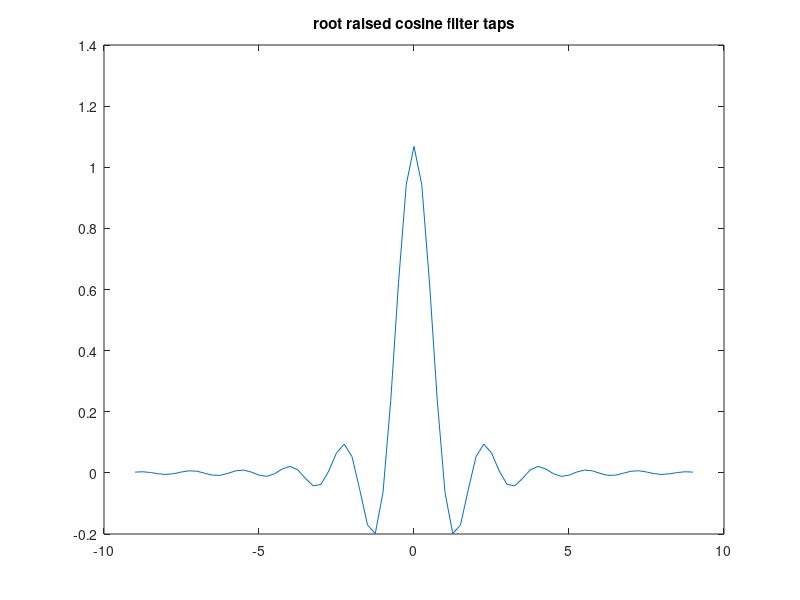
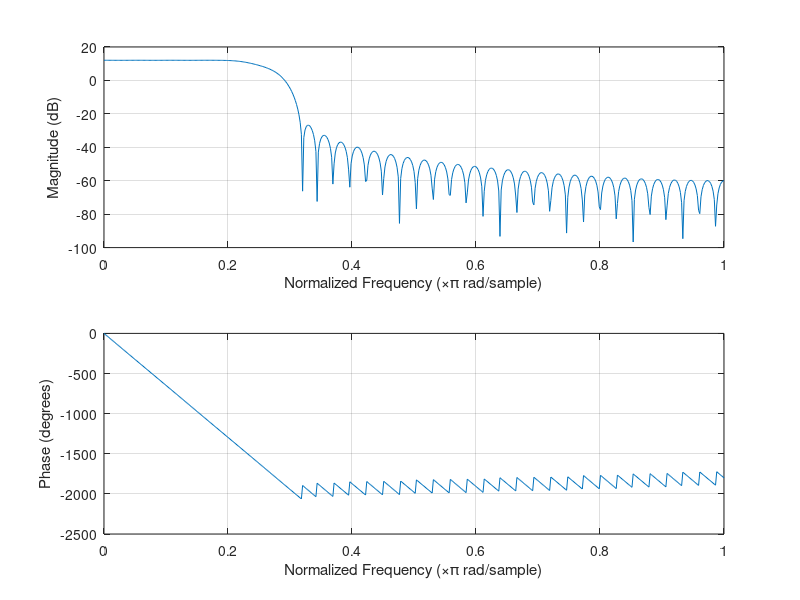

The MATLAB script that drew these images, in order:
clc;
clear all;
close all;

%Equation from https://en.wikipedia.org/wiki/Root-raised-cosine_filter

%Parameters
nb_sample = 2^10;
Fsymb = 1;
Fsamp = 4;
roll_off = 0.25;

%Init
Ts=1/Fsymb;
Tsamp=1/Fsamp;
t=(-9:Tsamp:9);

%Filter coefficients
h_zero = 1/Ts*(1+roll_off*(4/pi-1));
h_Ts_4_roll_off = roll_off/Ts/sqrt(2) * [(1+2/pi) * sin(pi/4/roll_off) + (1-2/pi) * cos(pi/4/roll_off)];
h= 1/Ts * (sin(pi*t/Ts*(1-roll_off)) + 4*roll_off*t/Ts.*cos(pi*t/Ts*(1+roll_off))) ./ (pi * t/Ts .* [1-(4*roll_off*t/Ts).^2]);

%Replace the h_zero
for k=1:length(t)
  if t(k)==0
    h(k)=h_zero;
  endif
end;

%Replace the h_Ts_4_roll_off
for k=1:length(t)
  if t(k)==Ts/4/roll_off
    h(k)=h_Ts_4_roll_off;
    printf('found h_Ts_4_roll_off\n');
  endif
  if t(k)==-Ts/4/roll_off
    h(k)=h_Ts_4_roll_off;
    printf('-found h_Ts_4_roll_off\n');
  endif
end;

%Plot the taps
figure(1);
x_axis = t;
plot(x_axis,h);
title('root raised cosine filter taps');

%Plot the reponse
figure(2);
freqz(h,1,512);

%Save taps
fid=fopen('taps.txt','w');
fprintf(fid,'%f\n',h);
fclose(fid);



